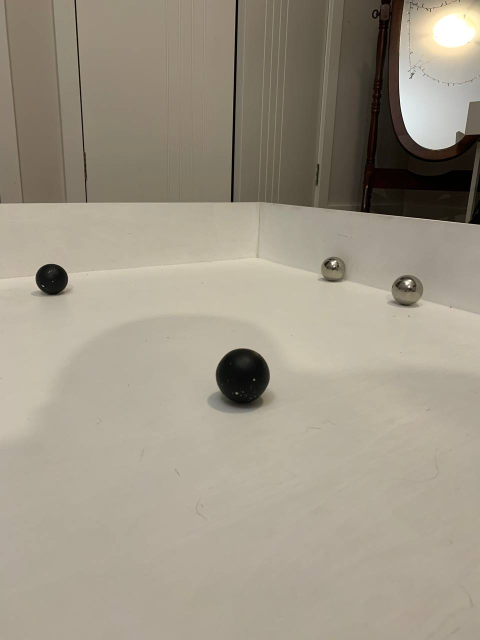
#> input picture Pashmam Code/Internationals 2022/blob.jpg, 960 x 1280 px (shown at 1/2 size)
$ python 'circle detection.py'
#> lines starting #> are read from the running program, lines starting #| are printed output that depends on the picture; after the words box and inside, x2 and y2 are one past the last pixel; in counts of white or black regions, pixels touching at a corner belong together
import cv2
import numpy as np
########## for raspi ########
#cap = cv2.VideoCapture(0)

# Capture frame
#ret, frame = cap.read()
rawImage = cv2.imread('blob.jpg')
#> rawImage is the input picture: shape (1280, 960, 3); mean B, G, R 134.8, 150.5, 158.6

frame = cv2.GaussianBlur(rawImage,(17,17),0)
img_gray = cv2.cvtColor(frame, cv2.COLOR_BGR2GRAY)
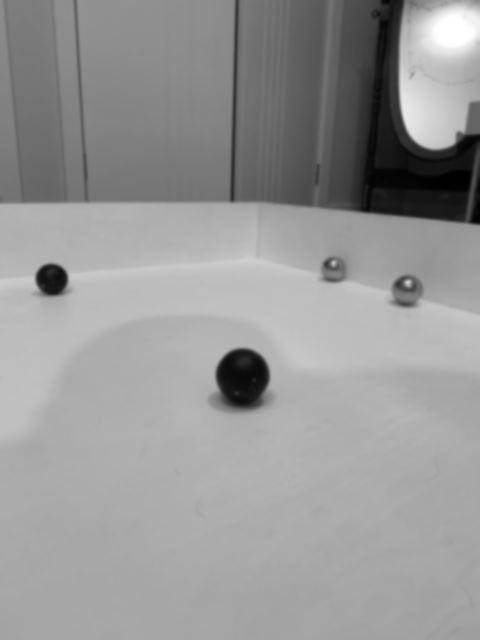
#> img_gray: shape (1280, 960) (shown at 1/2 size); min 1, max 255, mean 151

# apply binary thresholding
ret, thresh = cv2.threshold(img_gray, 120, 255, cv2.THRESH_BINARY)
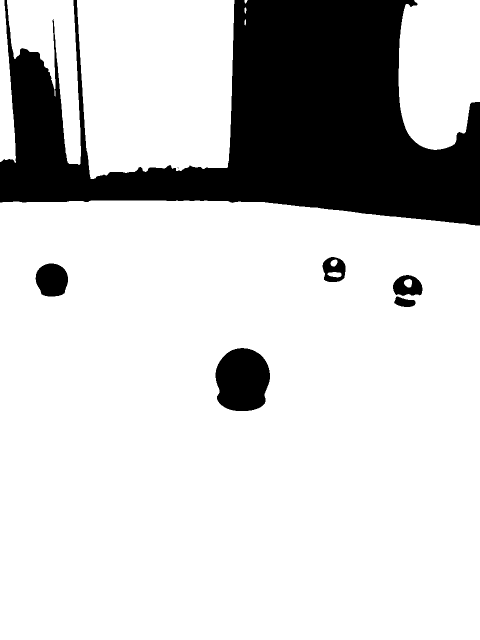
#> thresh: shape (1280, 960) (shown at 1/2 size); 80.3% white; 8 black regions (2 under 20 px)
# visualize the binary image
#cv2.imshow('Binary image', thresh)
#cv2.waitKey(0)
cv2.imwrite('image_thres1.jpg', thresh)
#cv2.destroyAllWindows()
# detect the contours on the binary image using cv2.CHAIN_APPROX_NONE
contours, hierarchy = cv2.findContours(image=thresh, mode=cv2.RETR_TREE, method=cv2.CHAIN_APPROX_NONE)
#> contours = 18 contours, 3 with area under 20; largest, box (x1, y1, x2, y2) and area: (0, 401, 960, 1280) 829580, (154, 0, 469, 358) 101128, (797, 0, 960, 300) 42514, (14, 0, 162, 330) 21814, (430, 695, 541, 823) 11348

# draw contours on the original image
image_copy = frame.copy()
#> (the run stopped early here; a loop or call above may not have finished)
